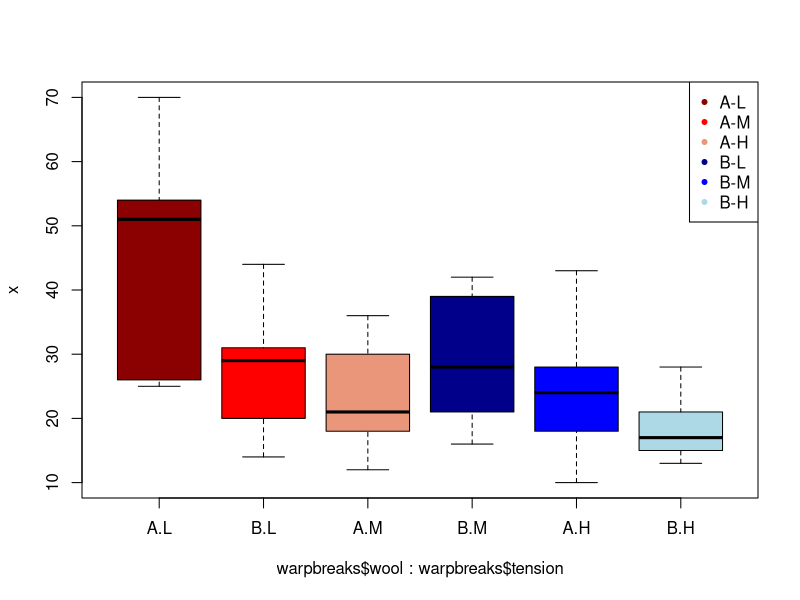
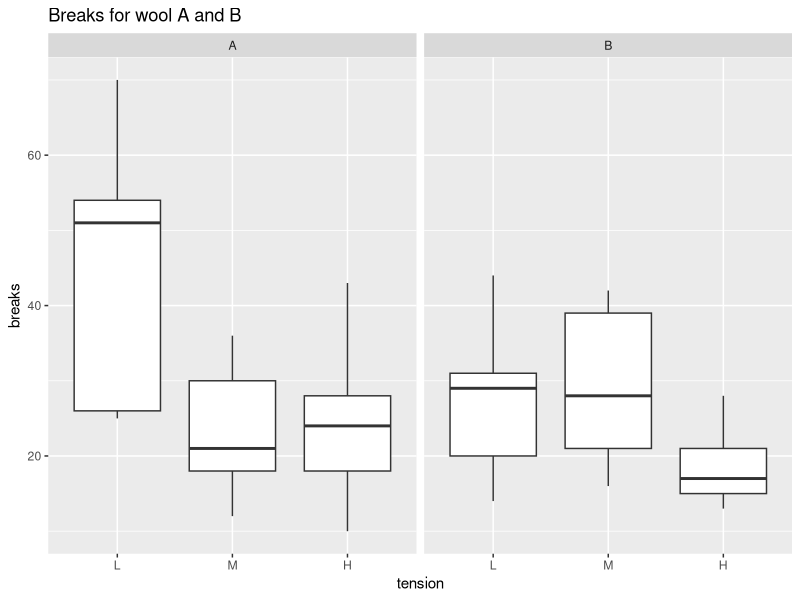
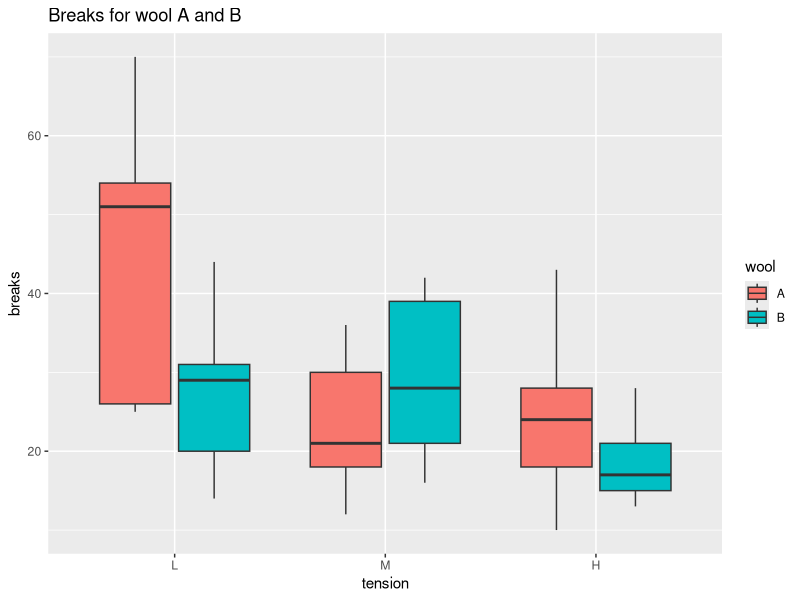
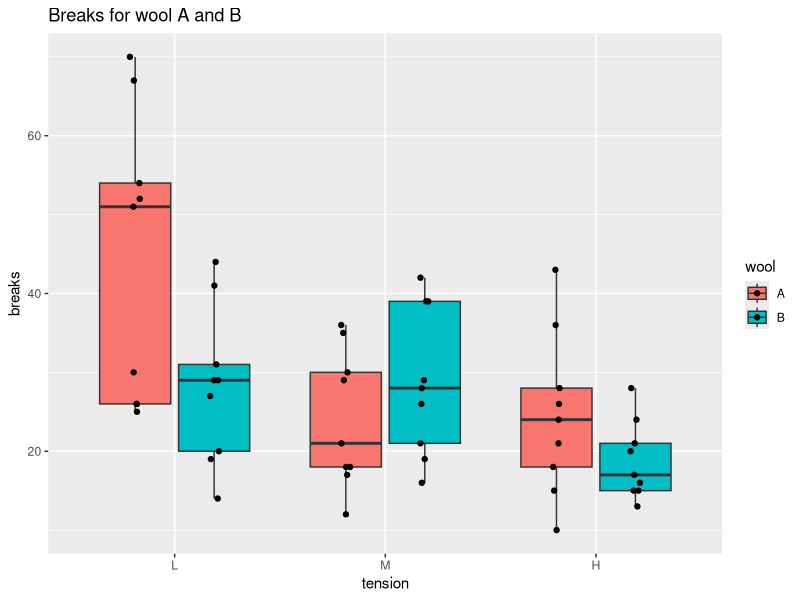

These figures' R source, in order:
## ---- chunk 1
data(warpbreaks)
# create positions for tick marks, one more than number of bars
x <- warpbreaks$breaks
# create labels
x.labels <- paste0(warpbreaks$wool, "-", warpbreaks$tension)
# specify colors for groups
group.cols <- c("darkred", "red", "darksalmon", 
                "darkblue", "blue", "lightblue")
cols <- c(rep(group.cols[1], 9), rep(group.cols[2], 9), 
        rep(group.cols[3], 9), rep(group.cols[4], 9), 
        rep(group.cols[5], 9), rep(group.cols[6], 9))
boxplot(x ~ warpbreaks$wool + warpbreaks$tension, col = group.cols)
legend("topright", legend = c(unique(x.labels)), 
        col = group.cols, pch = 20)
## ---- chunk 2
library(ggplot2)
ggplot(warpbreaks, aes(x = tension, y = breaks)) +
    geom_boxplot() + facet_wrap(.~wool) +
    ggtitle("Breaks for wool A and B")
## ---- chunk 3
ggplot(warpbreaks, aes(x = tension, y = breaks, fill = wool)) +
    geom_boxplot() + 
    ggtitle("Breaks for wool A and B")
## ---- chunk 4
ggplot(warpbreaks, aes(x = tension, y = breaks, fill = wool)) +
    geom_boxplot(outlier.shape = NA) + 
    ggtitle("Breaks for wool A and B") +
    # dodge points horizontally (there are two bars per tick)
    # and jitter points horizontally so that they don't overlap
    geom_point(position = position_jitterdodge(jitter.width = 0.1))
